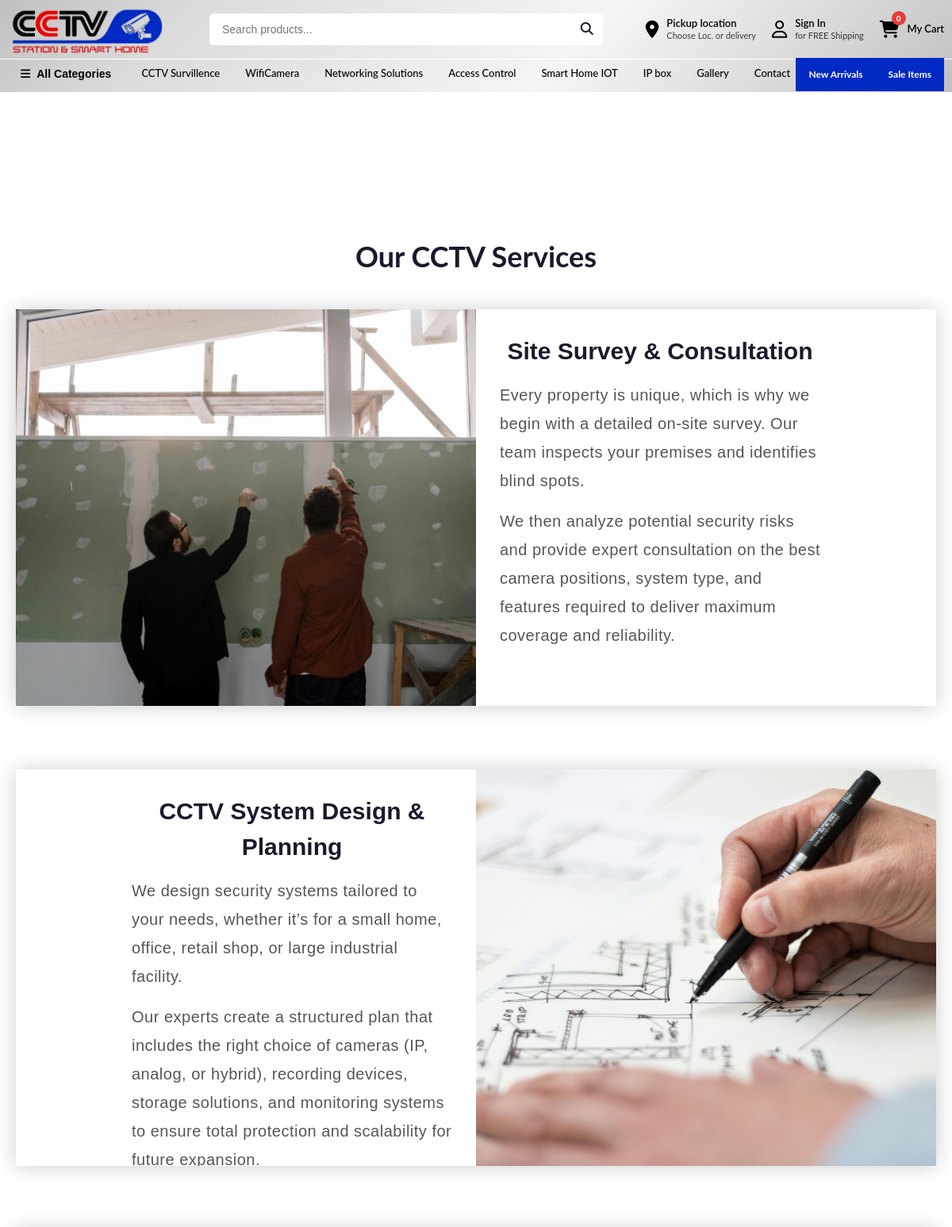
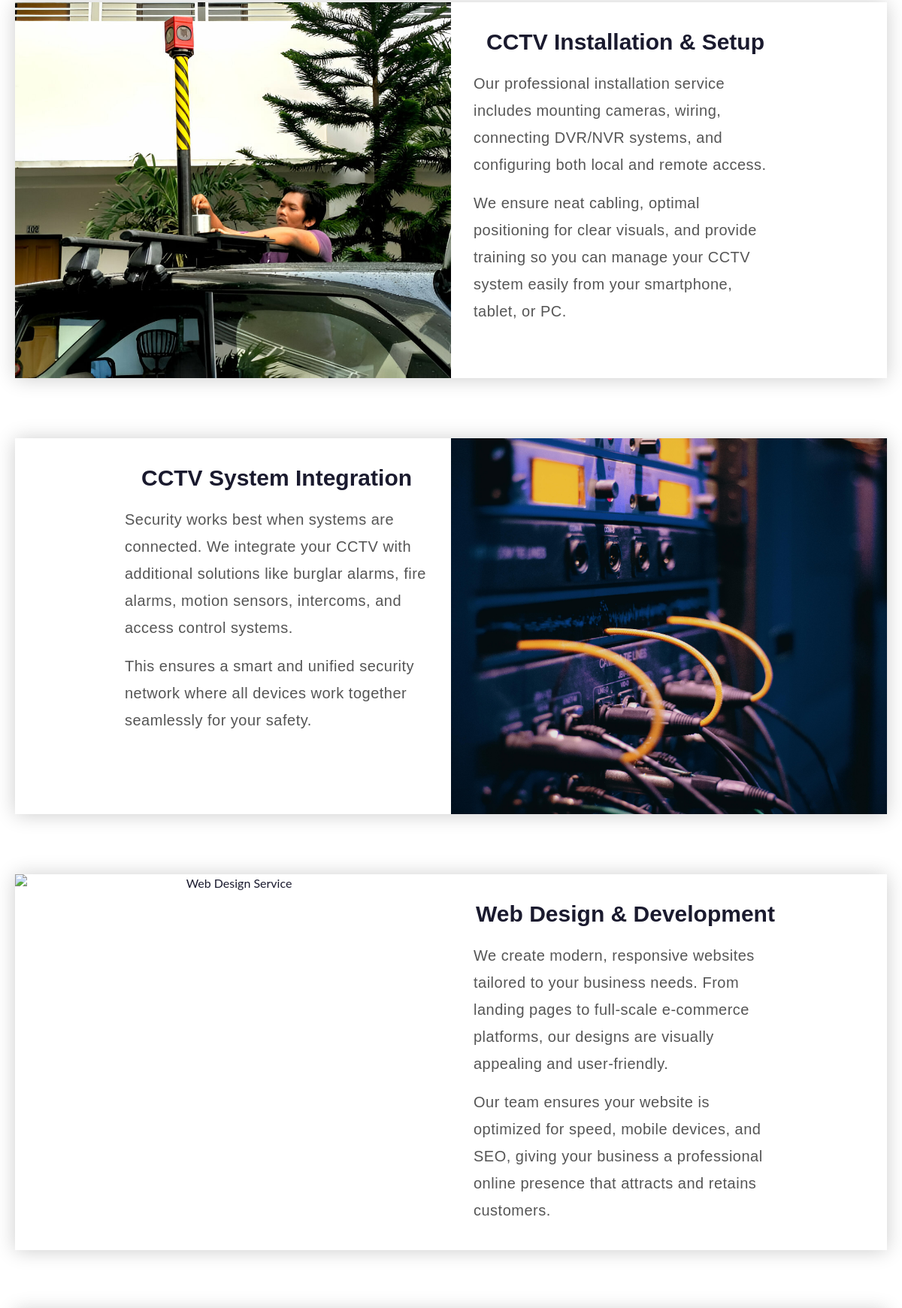
Page /services/ (upper part) on the committed database (2 pictures, top to bottom).
### store/models.py (models this page shows, shortened)
class Category(MPTTModel):
    name = models.CharField(
        verbose_name=_("Category Name"),
        help_text=_("Required and unique"),
        max_length=255,
        unique=True,
    )
    slug = models.SlugField(verbose_name=_("Category safe URL"), max_length=255, unique=True)
    image = models.ImageField(upload_to='categories/', blank=True, null=True)
    parent = TreeForeignKey("self", on_delete=models.CASCADE, null=True, blank=True, related_name="children")
    is_active = models.BooleanField(default=True)
    class MPTTMeta:
        order_insertion_by = ["name"]
    class Meta:
        verbose_name = _("Category")
        verbose_name_plural = _("Categories")

### store/views.py (the view)
# urls.py: path('services/', views.services, name='services'),
def services(request):
    return render(request, 'Warzone/services.html')

### store/context_processors.py (called while the page is built)
def navbar_categories(request):
    categories = Category.objects.filter(is_active=True, parent=None)
    return {'navbar_categories': categories}

def cart_count(request):
    if request.user.is_authenticated:
        try:
            cart = Cart.objects.get(user=request.user)
            count = cart.get_total_quantity()
        except Cart.DoesNotExist:
            count = 0
    else:
        session_key = request.session.session_key
        if session_key:
            try:
                cart = Cart.objects.get(session_key=session_key)
                count = cart.get_total_quantity()
            except Cart.DoesNotExist:
                count = 0
        else:
            count = 0
    return {'cart_count': count}

### templates/Warzone/services.html (shortened to what this page needs)
{% extends './navbar.html' %}
{% load static %}
{% block content %}
<div class="services-section1">
  <h2>Our CCTV Services</h2>
  <div class="services-grid1">
    <div class="service-card1">
      <div class="service-image1">
        <img src="{% static 'ccs2.jpg' %}" alt="Service 1">
      </div>
      <div class="service-text1">
        <h3>Site Survey & Consultation</h3>
        <p>Every property is unique, which is why we begin with a detailed on-site survey.
        Our team inspects your premises and identifies blind spots.</p>
        <p>We then analyze potential security risks and provide expert consultation on the
        best camera positions, system type, and features required to deliver maximum coverage
        and reliability.</p>
      </div>
    </div>
    <div class="service-card1">
      <div class="service-image1">
        <img src="{% static 'ccs4.jpg' %}" alt="Service 2">
      </div>
      <div class="service-text1">
        <h3>CCTV System Design & Planning</h3>
        <p>We design security systems tailored to your needs, whether it’s for a small home,
        office, retail shop, or large industrial facility.</p>
        <p>Our experts create a structured plan that includes the right choice of cameras
        (IP, analog, or hybrid), recording devices, storage solutions, and monitoring systems
        to ensure total protection and scalability for future expansion.</p>
      </div>
    </div>
    <div class="service-card1">
      <div class="service-image1">
        <img src="{% static 'instal.jpg' %}" alt="Service 3">
      </div>
      <div class="service-text1">
        <h3>CCTV Installation & Setup</h3>
        <p>Our professional installation service includes mounting cameras, wiring,
        connecting DVR/NVR systems, and configuring both local and remote access.</p>
        <p>We ensure neat cabling, optimal positioning for clear visuals, and provide training
        so you can manage your CCTV system easily from your smartphone, tablet, or PC.</p>
      </div>
    </div>
    <div class="service-card1">
      <div class="service-image1">
        <img src="{% static 'ccs3.jpg' %}" alt="Service 4">
      </div>
      <div class="service-text1">
        <h3>CCTV System Integration</h3>
        <p>Security works best when systems are connected. We integrate your CCTV with additional
        solutions like burglar alarms, fire alarms, motion sensors, intercoms, and access control systems.</p>
        <p>This ensures a smart and unified security network where all devices work together
        seamlessly for your safety.</p>
      </div>
    </div>
<div class="service-card1">
  <div class="service-image1">
    <img src="{% static 's5.jpg' %}" alt="Web Design Service">
  </div>
  <div class="service-text1">
    <h3>Web Design & Development</h3>
    <p>We create modern, responsive websites tailored to your business needs. From landing pages to full-scale e-commerce platforms, our designs are visually appealing and user-friendly.</p>
    <p>Our team ensures your website is optimized for speed, mobile devices, and SEO, giving your business a professional online presence that attracts and retains customers.</p>
  </div>
</div>
  </div>
</div>
{% endblock %}

### templates/Warzone/navbar.html (shortened to what this page needs)
{% load static %}
<!DOCTYPE html>
<html lang="en">
<head>
    <link rel="stylesheet" href="https://cdnjs.cloudflare.com/ajax/libs/font-awesome/6.5.0/css/all.min.css">
    <link rel="stylesheet" href="{% static 'css/home.css' %}">
    <link rel="stylesheet" href="{% static 'css/navbar.css' %}">
    <link rel="stylesheet" href="{% static 'css/product.css' %}">
</head>
<body>
<header class="navbar-wrap">
<div class="navbar-top">
    <div class="container navbar-top__inner">
        <a href="{% url 'store:home' %}" class="navbar-logo">
            <img src="{% static 'cctvnepal.png' %}" alt="CCTV Nepal Logo">
        </a>
        <form class="navbar-search" action="{% url 'store:product' %}" method="get">
            <input type="text" name="q" placeholder="Search products...">
            <button type="submit" aria-label="Search">
                <i class="fa-solid fa-magnifying-glass"></i>
            </button>
        </form>
        <div class="navbar-actions">
            <a href="{% url 'store:contact' %}" class="navbar-action">
                <div class="navbar-action__icon">
                    <i class="fa-solid fa-location-dot"></i>
                </div>
                <div class="navbar-action__text">
                    <strong>Pickup location</strong>
                    <span>Choose Loc. or delivery</span>
                </div>
            </a>
            {% if user.is_authenticated %}
            <a href="{% url 'store:dashboard' %}" class="navbar-action">
                <div class="navbar-action__icon">
                    <i class="fa-solid fa-user"></i>
                </div>
                <div class="navbar-action__text">
                    <strong>{{ user.first_name|default:user.username }}</strong>
                    <span>My Account</span>
                </div>
            </a>
            {% else %}
            <a href="{% url 'store:login' %}" class="navbar-action">
                <div class="navbar-action__icon">
                    <i class="fa-regular fa-user"></i>
                </div>
                <div class="navbar-action__text">
                    <strong>Sign In</strong>
                    <span>for FREE Shipping</span>
                </div>
            </a>
            {% endif %}
            <a href="{% url 'store:cart' %}" class="navbar-action">
                <div class="navbar-action__icon">
                    <i class="fa-solid fa-cart-shopping"></i>
                    <span class="navbar-action__badge" id="cartBadge">{{ cart_count|default:0 }}</span>
                </div>
                <div class="navbar-action__text">
                    <strong>My Cart</strong>
                </div>
            </a>
        </div>
    </div>
</div>
<div class="navbar-bottom">
    <div class="container navbar-bottom__inner">
        <button class="navbar-categories-btn" type="button">
            <i class="fa-solid fa-bars"></i>
            All Categories
        </button>
        <nav class="navbar-links">
            {% for category in navbar_categories %}
            <a href="{% url 'store:product' %}?category={{ category.id }}">{{ category.name }}</a>
            {% endfor %}
            <a href="{% url 'store:gallery' %}">Gallery</a>
            <a href="{% url 'store:contact' %}">Contact</a>
        </nav>
        <div class="navbar-promos">
            <a href="{% url 'store:product' %}" class="navbar-promo-btn">New Arrivals</a>
            <a href="{% url 'store:product' %}" class="navbar-promo-btn">Sale Items</a>
        </div>
    </div>
</div>
</header>
<main>
    <div class="page-content">
        {% block content %}{% endblock %}
    </div>
</main>
</body>
</html>

### static/css/home.css (style rules this page uses)
*, *::before, *::after { box-sizing: border-box; margin: 0; padding: 0; }
:root { --blue-dark: #444444; --navbar-bg: linear-gradient( 135deg, #c0c0c0, #dcdcdc, #e8e8e8, #f5f5f5, #dcdcdc, #c0c0c0 ); --blue-mid: #888888; --blue-light: #bbbbbb; --yellow: #f5c518; --yellow-hover: #e0b010; --white: #ffffff; --gray-bg: #f4f7fb; --gray-card: #eef2f7; --text-dark: #1a1a2e; --text-muted: #6b7280; --radius: 12px; --shadow: 0 4px 20px rgba(0, 0, 0, 0.08); }
body { font-family: "Lato", Arial, Helvetica, sans-serif; background: var(--white); color: var(--text-dark); line-height: 1.5; }
a { text-decoration: none; color: inherit; }
img { max-width: 100%; display: block; }
.container { max-width: 1480px; margin: 0 auto; padding: 0 10px; }
.navbar-wrap { background: var(--navbar-bg); }
.navbar-top { padding: 0px 0; border-bottom: 1px solid #fff; }
.navbar-top__inner { display: flex; align-items: center; gap: 54px; }
.navbar-logo { display: flex; align-items: center; gap: 8px; flex-shrink: 0; }
.navbar-logo img { height: auto; width: 200px; max-height: 86px; display: block; }
.navbar-search { flex: 1; max-width: 700px; position: relative; }
.navbar-search input { width: 100%; padding: 12px 44px 12px 16px; border: none; border-radius: 5px; font-size: 14px; outline: none; background: var(--white); }
.navbar-search button { position: absolute; right: 12px; top: 50%; transform: translateY(-50%); background: none; border: none; color: var(--text-dark); cursor: pointer; font-size: 16px; }
.navbar-actions { display: flex; align-items: center; gap: 20px; margin-left: auto; flex-shrink: 0; }
.navbar-action { display: flex; align-items: center; gap: 10px; color: black; cursor: pointer; transition: opacity 0.2s; }
.navbar-action__icon { font-size: 22px; position: relative; }
.navbar-action__badge { position: absolute; top: -6px; right: -8px; background: #e53e3e; color: var(--white); font-size: 10px; font-weight: 700; width: 18px; height: 18px; border-radius: 50%; display: flex; align-items: center; justify-content: center; }
.navbar-action__text { display: flex; flex-direction: column; font-size: 12px; line-height: 1.3; }
.navbar-action__text strong { font-size: 13px; font-weight: 600; }
.navbar-action__text span { opacity: 0.75; font-size: 11px; }
.navbar-bottom { padding: 0 0 4px; }
.navbar-bottom__inner { display: flex; align-items: center; gap: 0; height: 37px; }
.navbar-categories-btn { display: flex; align-items: center; gap: 8px; background:transparent; color: black; border: none; padding: 10px 16px; font-size: 14px; font-weight: 600; cursor: pointer; white-space: nowrap; transition: background 0.2s; }
.navbar-links { display: flex; align-items: center; gap: 4px; overflow-x: auto; flex: 1; padding: 0 8px; scrollbar-width: none; }
.navbar-links a { color: black; font-size: 13px; font-weight: 500; padding: 14px 14px; white-space: nowrap; border-radius: 6px; transition: background 0.2s; }
.navbar-promos { display: flex; gap: 0px; padding: 0px 0; flex-shrink: 0; margin-top: 2px; }
.navbar-promo-btn { background: #012AC4; color:#fff; border: none; font-size: 12px; font-weight: 700; cursor: pointer; white-space: nowrap; transition: background 0.2s; padding: 12px 16px ; border-radius: 0px; }
main { min-height: 60vh; }
.page-content { padding-top: 20px; }

### templates/Warzone/services.html (style rules this page uses)
.services-section1 { max-width: 1200px; margin: 160px auto; padding: 0 20px; text-align: center; }
.services-section1 h2 { font-size: 36px; margin-bottom: 40px; }
.services-grid1 { display: flex; flex-direction: column; gap: 80px; }
.service-card1 { display: flex; flex-direction: row; align-items: stretch; gap: 0; height:500px; background: #fff; box-shadow: 0 1px 25px rgba(0, 0, 0, 0.2); overflow: hidden; }
.service-image1 { flex: 0 0 50%; display: flex; }
.service-image1 img { width: 100%; height: 100%; object-fit: cover; }
.service-card1:nth-child(even) { flex-direction: row-reverse; }
.service-text1 { flex: 0 0 40%; padding: 30px; display: flex; flex-direction: column; justify-content: flex-start; }
.service-text1 h3 { font-size: 30px; font-family: "babe", sans-serif; margin-bottom: 15px; }
.service-text1 p { font-size: 20px; font-family: "helvetica", sans-serif; letter-spacing: 0.5px; text-align: left; color: #555; line-height: 1.8; margin-bottom: 15px; }

### rows in the picture
Category: name "CCTV Survillence"
Category: name "WifiCamera"
Category: name "Networking Solutions"
Category: name "Access Control"
Category: name "Smart Home IOT"
Category: name "IP box"

### other values in the picture
{{ cart_count|default:0 }} "0"
